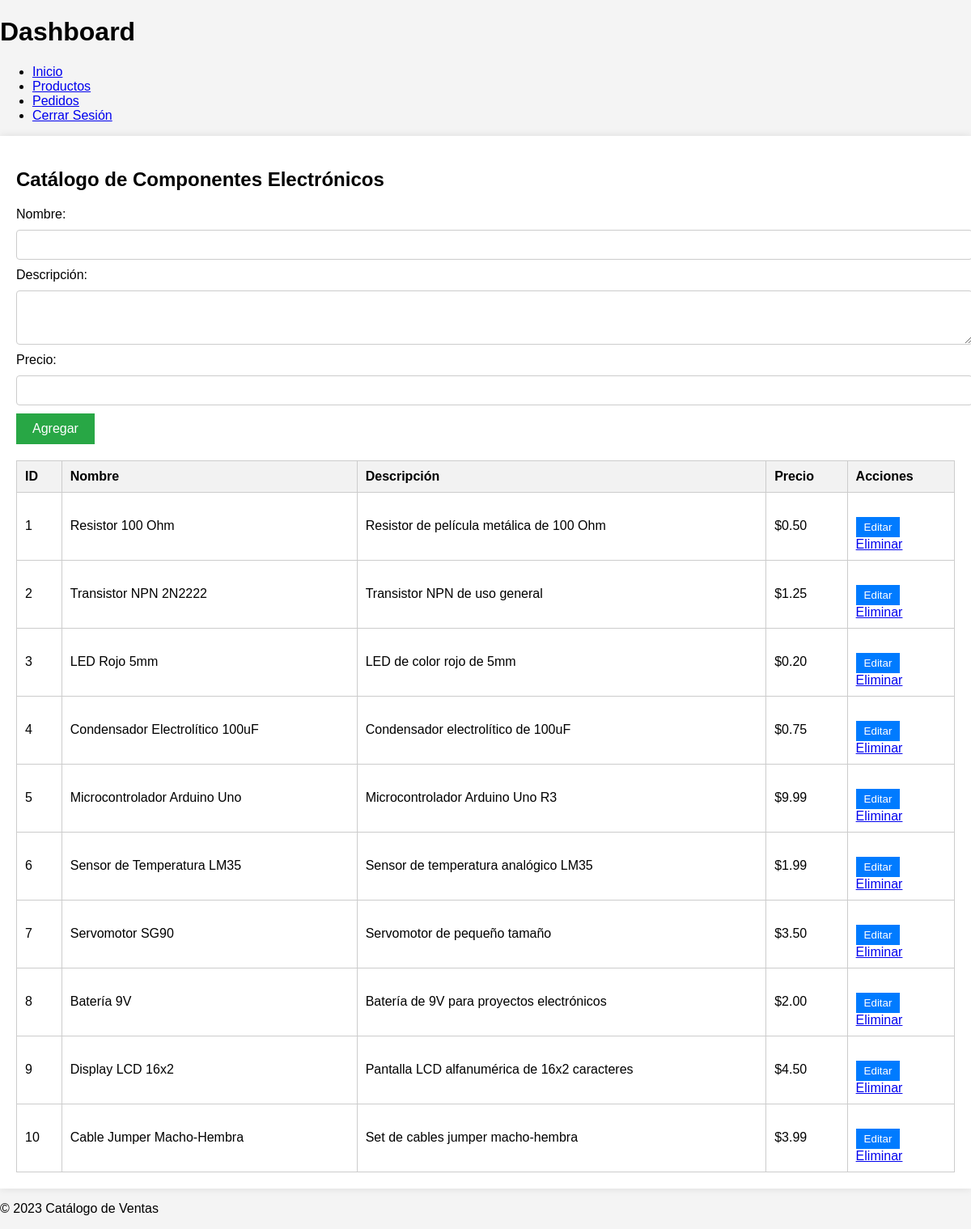
The app's page /app.hmancera/dashboard.php (signed in) with its own data.
### tables this page shows
CREATE TABLE componentes_electronicos (
    id INT AUTO_INCREMENT PRIMARY KEY,
    nombre VARCHAR(100) NOT NULL,
    descripcion TEXT,
    precio DECIMAL(10, 2) NOT NULL
);

### app.hmancera/dashboard.php (the view, shortened to what this page needs)
<?php
$conn = new mysqli('localhost', 'root', 'asdm', 'db_practica');
$sql = "SELECT * FROM componentes_electronicos";
$resultado = $conn->query($sql);
?>
<!DOCTYPE html>
<html lang="es">
<head>
    <link rel="stylesheet" href="styledash.css">
</head>
<body>
    <header>
        <h1>Dashboard</h1>
        <nav>
            <ul>
                <li><a href="#">Inicio</a></li>
                <li><a href="#">Productos</a></li>
                <li><a href="#">Pedidos</a></li>
                <li><a href="?logout">Cerrar Sesión</a></li>
            </ul>
        </nav>
    </header>
    <section class="container">
        <h2>Catálogo de Componentes Electrónicos</h2>
        <form method="POST" action="">
            <label for="nombre">Nombre:</label>
            <input type="text" id="nombre" name="nombre" required>
            <label for="descripcion">Descripción:</label>
            <textarea id="descripcion" name="descripcion" rows="3"></textarea>
            <label for="precio">Precio:</label>
            <input type="number" id="precio" name="precio" step="0.01" required>
            <button type="submit" name="agregar">Agregar</button>
        </form>
        <table>
            <thead>
                <tr>
                    <th>ID</th>
                    <th>Nombre</th>
                    <th>Descripción</th>
                    <th>Precio</th>
                    <th>Acciones</th>
                </tr>
            </thead>
            <tbody>
                <?php
                if ($resultado->num_rows > 0) {
                    while ($fila = $resultado->fetch_assoc()) {
                        echo "<tr>";
                        echo "<td>" . $fila['id'] . "</td>";
                        echo "<td>" . $fila['nombre'] . "</td>";
                        echo "<td>" . $fila['descripcion'] . "</td>";
                        echo "<td>$" . number_format($fila['precio'], 2) . "</td>";
                        echo "<td>";
                        echo "<form method='POST' action=''>";
                        echo "<button type='submit' name='editar'>Editar</button>";
                        echo "</form>";
                        echo "<a href='dashboard.php?eliminar=" . $fila['id'] . "'>Eliminar</a>";
                        echo "</td>";
                        echo "</tr>";
                    }
                } else {
                    echo "<tr><td colspan='5'>No hay componentes electrónicos disponibles.</td></tr>";
                }
                ?>
            </tbody>
        </table>
    </section>
    <footer>
        <p>&copy; 2023 Catálogo de Ventas</p>
    </footer>
</body>
</html>

### app.hmancera/styledash.css (style rules this page uses)
table { width: 100%; border-collapse: collapse; margin-top: 20px; }
table, th, td { border: 1px solid #ccc; }
th, td { padding: 10px; text-align: left; }
th { background-color: #f2f2f2; font-weight: bold; }
button[name="editar"], a[name="eliminar"] { padding: 5px 10px; margin-right: 5px; background-color: #007bff; color: #fff; border: none; cursor: pointer; text-decoration: none; }
form { margin-top: 20px; }
label, input, textarea { display: block; margin-bottom: 10px; }
input[type="text"], input[type="number"], textarea { width: 100%; padding: 10px; border: 1px solid #ccc; border-radius: 4px; }
button[name="agregar"] { background-color: #28a745; color: #fff; border: none; padding: 10px 20px; font-size: 16px; cursor: pointer; }
body { font-family: Arial, sans-serif; margin: 0; padding: 0; background-color: #f4f4f4; }
.container { max-width: 1200px; margin: 0 auto; padding: 20px; background-color: #fff; box-shadow: 0 0 10px rgba(0, 0, 0, 0.1); }

### records on screen
componentes_electronicos: id "1", nombre "Resistor 100 Ohm", descripcion "Resistor de película metálica de 100 Ohm", precio "0.50"
componentes_electronicos: id "2", nombre "Transistor NPN 2N2222", descripcion "Transistor NPN de uso general", precio "1.25"
componentes_electronicos: id "3", nombre "LED Rojo 5mm", descripcion "LED de color rojo de 5mm", precio "0.20"
componentes_electronicos: id "4", nombre "Condensador Electrolítico 100uF", descripcion "Condensador electrolítico de 100uF", precio "0.75"
componentes_electronicos: id "5", nombre "Microcontrolador Arduino Uno", descripcion "Microcontrolador Arduino Uno R3", precio "9.99"
componentes_electronicos: id "6", nombre "Sensor de Temperatura LM35", descripcion "Sensor de temperatura analógico LM35", precio "1.99"
componentes_electronicos: id "7", nombre "Servomotor SG90", descripcion "Servomotor de pequeño tamaño", precio "3.50"
componentes_electronicos: id "8", nombre "Batería 9V", descripcion "Batería de 9V para proyectos electrónicos", precio "2.00"
componentes_electronicos: id "9", nombre "Display LCD 16x2", descripcion "Pantalla LCD alfanumérica de 16x2 caracteres", precio "4.50"
componentes_electronicos: id "10", nombre "Cable Jumper Macho-Hembra", descripcion "Set de cables jumper macho-hembra", precio "3.99"
